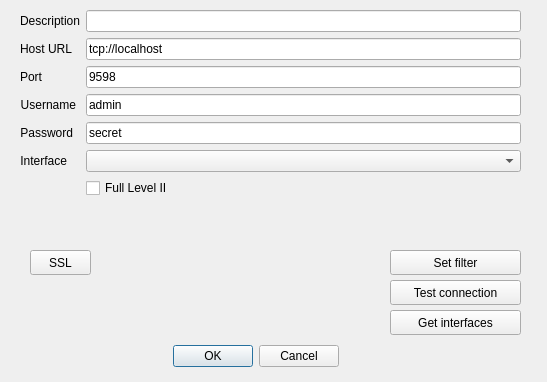
<?xml version="1.0" encoding="UTF-8"?>
<ui version="4.0">
 <class>CDlgConnSettingsTcpip</class>
 <widget class="QDialog" name="CDlgConnSettingsTcpip">
  <property name="geometry">
   <rect>
    <x>0</x>
    <y>0</y>
    <width>547</width>
    <height>382</height>
   </rect>
  </property>
  <property name="baseSize">
   <size>
    <width>0</width>
    <height>0</height>
   </size>
  </property>
  <property name="windowTitle">
   <string>Dialog</string>
  </property>
  <widget class="QDialogButtonBox" name="buttonBox">
   <property name="geometry">
    <rect>
     <x>0</x>
     <y>340</y>
     <width>511</width>
     <height>32</height>
    </rect>
   </property>
   <property name="orientation">
    <enum>Qt::Horizontal</enum>
   </property>
   <property name="standardButtons">
    <set>QDialogButtonBox::Cancel|QDialogButtonBox::Ok</set>
   </property>
   <property name="centerButtons">
    <bool>true</bool>
   </property>
  </widget>
  <widget class="QWidget" name="formLayoutWidget">
   <property name="geometry">
    <rect>
     <x>20</x>
     <y>10</y>
     <width>501</width>
     <height>221</height>
    </rect>
   </property>
   <layout class="QFormLayout" name="formLayout">
    <item row="0" column="0">
     <widget class="QLabel" name="label">
      <property name="text">
       <string>Description</string>
      </property>
      <property name="alignment">
       <set>Qt::AlignRight|Qt::AlignTrailing|Qt::AlignVCenter</set>
      </property>
     </widget>
    </item>
    <item row="0" column="1">
     <widget class="QLineEdit" name="lineEdit"/>
    </item>
    <item row="1" column="0">
     <widget class="QLabel" name="label_2">
      <property name="text">
       <string>Host URL</string>
      </property>
      <property name="alignment">
       <set>Qt::AlignRight|Qt::AlignTrailing|Qt::AlignVCenter</set>
      </property>
     </widget>
    </item>
    <item row="1" column="1">
     <widget class="QLineEdit" name="lineEdit_2">
      <property name="text">
       <string>tcp://localhost</string>
      </property>
     </widget>
    </item>
    <item row="4" column="0">
     <widget class="QLabel" name="label_3">
      <property name="text">
       <string>Username</string>
      </property>
      <property name="alignment">
       <set>Qt::AlignRight|Qt::AlignTrailing|Qt::AlignVCenter</set>
      </property>
     </widget>
    </item>
    <item row="4" column="1">
     <widget class="QLineEdit" name="lineEdit_3">
      <property name="text">
       <string>admin</string>
      </property>
     </widget>
    </item>
    <item row="5" column="0">
     <widget class="QLabel" name="label_4">
      <property name="text">
       <string>Password</string>
      </property>
      <property name="alignment">
       <set>Qt::AlignRight|Qt::AlignTrailing|Qt::AlignVCenter</set>
      </property>
     </widget>
    </item>
    <item row="5" column="1">
     <widget class="QLineEdit" name="lineEdit_4">
      <property name="text">
       <string>secret</string>
      </property>
     </widget>
    </item>
    <item row="6" column="0">
     <widget class="QLabel" name="label_5">
      <property name="text">
       <string>Interface</string>
      </property>
      <property name="alignment">
       <set>Qt::AlignRight|Qt::AlignTrailing|Qt::AlignVCenter</set>
      </property>
     </widget>
    </item>
    <item row="7" column="1">
     <widget class="QCheckBox" name="checkBox">
      <property name="text">
       <string>Full Level II</string>
      </property>
     </widget>
    </item>
    <item row="2" column="1">
     <widget class="QLineEdit" name="portLineEdit">
      <property name="text">
       <string>9598</string>
      </property>
     </widget>
    </item>
    <item row="2" column="0">
     <widget class="QLabel" name="portLabel">
      <property name="text">
       <string>Port</string>
      </property>
     </widget>
    </item>
    <item row="6" column="1">
     <widget class="QComboBox" name="comboBox"/>
    </item>
   </layout>
  </widget>
  <widget class="QPushButton" name="pushButton">
   <property name="geometry">
    <rect>
     <x>390</x>
     <y>250</y>
     <width>131</width>
     <height>25</height>
    </rect>
   </property>
   <property name="minimumSize">
    <size>
     <width>0</width>
     <height>0</height>
    </size>
   </property>
   <property name="baseSize">
    <size>
     <width>0</width>
     <height>0</height>
    </size>
   </property>
   <property name="text">
    <string>Set filter</string>
   </property>
  </widget>
  <widget class="QPushButton" name="pushButton_2">
   <property name="geometry">
    <rect>
     <x>390</x>
     <y>280</y>
     <width>131</width>
     <height>25</height>
    </rect>
   </property>
   <property name="text">
    <string>Test connection</string>
   </property>
  </widget>
  <widget class="QPushButton" name="pushButton_3">
   <property name="geometry">
    <rect>
     <x>390</x>
     <y>310</y>
     <width>131</width>
     <height>25</height>
    </rect>
   </property>
   <property name="text">
    <string>Get interfaces</string>
   </property>
  </widget>
  <widget class="QPushButton" name="pushButton_4">
   <property name="geometry">
    <rect>
     <x>30</x>
     <y>250</y>
     <width>61</width>
     <height>25</height>
    </rect>
   </property>
   <property name="minimumSize">
    <size>
     <width>0</width>
     <height>0</height>
    </size>
   </property>
   <property name="baseSize">
    <size>
     <width>0</width>
     <height>0</height>
    </size>
   </property>
   <property name="text">
    <string>SSL</string>
   </property>
  </widget>
 </widget>
 <resources/>
 <connections>
  <connection>
   <sender>buttonBox</sender>
   <signal>accepted()</signal>
   <receiver>CDlgConnSettingsTcpip</receiver>
   <slot>accept()</slot>
   <hints>
    <hint type="sourcelabel">
     <x>248</x>
     <y>254</y>
    </hint>
    <hint type="destinationlabel">
     <x>157</x>
     <y>274</y>
    </hint>
   </hints>
  </connection>
  <connection>
   <sender>buttonBox</sender>
   <signal>rejected()</signal>
   <receiver>CDlgConnSettingsTcpip</receiver>
   <slot>reject()</slot>
   <hints>
    <hint type="sourcelabel">
     <x>316</x>
     <y>260</y>
    </hint>
    <hint type="destinationlabel">
     <x>286</x>
     <y>274</y>
    </hint>
   </hints>
  </connection>
 </connections>
</ui>
